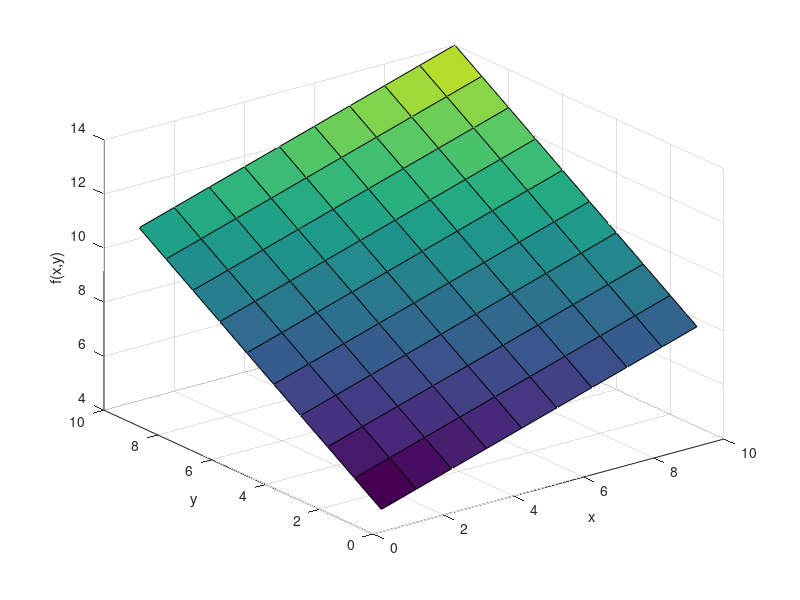
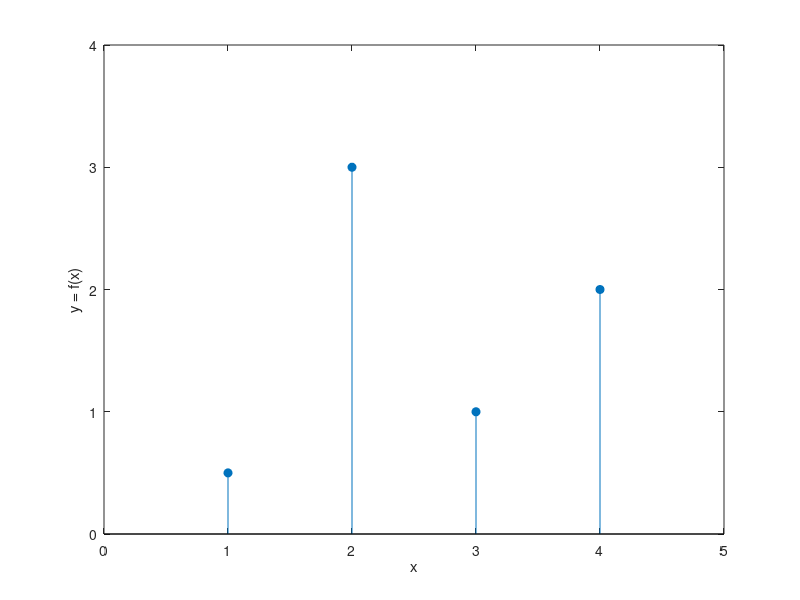
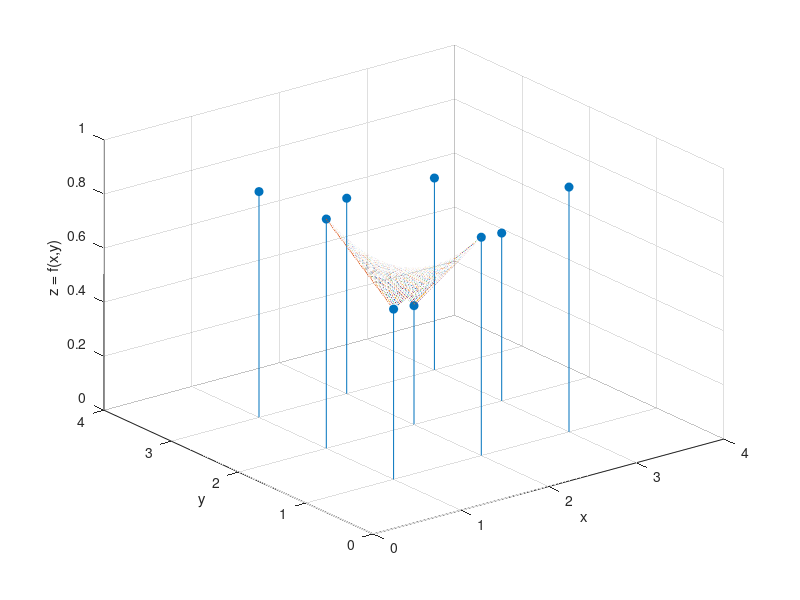

These figures' MATLAB source, in order:
clc
clear all
close all

 %% plane
 
 x=repmat(1:10,[10 1]);
 y=repmat((1:10)',[1 10]);
 a=0.4;
 b=0.7;
c=0;
d=3;
z=a*x+b*y+c*x.*y+d; 
figure;
surf(x,y,z)
xlabel('x')
ylabel('y')
zlabel('f(x,y)')

%% linear interpolation
x=[1 2 3 4];
y=[0.5 3 1 2];
figure
stem(x,y,'filled')
xlabel('x')
ylabel('y = f(x)')
xlim([0 5])
ylim([0 4])
% 
%% bilinear interpolation
 x=repmat(1:3,[3 1]);
 y=repmat((1:3)',[1 3]);
z=rand(size(x));
figure
stem3(x,y,z,'filled')
xlabel('x')
ylabel('y')
zlabel('z = f(x,y)')
xlim([0 4])
ylim([0 4])

A=[1 x(1,1) y(1,1) x(1,1)*y(1,1);
   1 x(1,2) y(1,2) x(1,2)*y(1,2);
   1 x(2,1) y(2,1) x(2,1)*y(2,1);
   1 x(2,2) y(2,2) x(2,2)*y(2,2)];

B=[z(1,1); z(1,2); z(2,1); z(2,2)];
coeff=inv(A)*B;


 xN=repmat(1:0.01:2,[101 1]);
 yN=repmat((1:0.01:2)',[1 101]);
 zN=coeff(1)+coeff(2)*xN+coeff(3)*yN+coeff(4)*xN.*yN;
 hold on
% figure;
plot3(xN,yN,zN);
% xlim([0 4])
% ylim([0 4])

%% 2D linear or bilinear interpolation 

A=[1 2 3; 4 5 6; 7  8 9]
x=repmat(1:3,[3 1]);
y=repmat((1:3)',[1 3]);
xNew=repmat(1:0.5:3,[5 1]);
yNew=repmat((1:0.5:3)',[1 5]);
% B=imresize(A,[5 5]);
B = interp2(x,y,A,xNew,yNew)